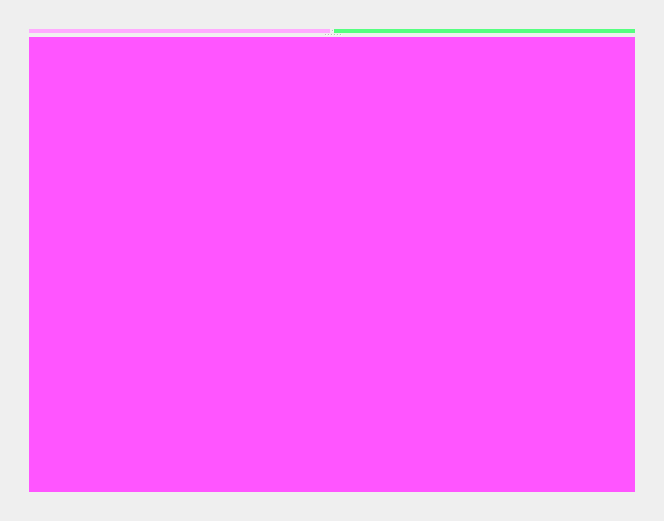
<?xml version="1.0" encoding="UTF-8"?>
<ui version="4.0">
 <class>Form</class>
 <widget class="QWidget" name="Form">
  <property name="geometry">
   <rect>
    <x>0</x>
    <y>0</y>
    <width>664</width>
    <height>521</height>
   </rect>
  </property>
  <property name="windowTitle">
   <string>Form</string>
  </property>
  <layout class="QGridLayout" name="gridLayout">
   <item row="0" column="0">
    <widget class="QWidget" name="widget" native="true">
     <layout class="QGridLayout" name="gridLayout_2">
      <item row="0" column="0">
       <widget class="QWidget" name="widget_2" native="true">
        <layout class="QGridLayout" name="gridLayout_3">
         <item row="0" column="0">
          <widget class="QSplitter" name="splitter_2">
           <property name="orientation">
            <enum>Qt::Vertical</enum>
           </property>
           <widget class="QSplitter" name="splitter">
            <property name="orientation">
             <enum>Qt::Horizontal</enum>
            </property>
            <widget class="QWidget" name="widget_3" native="true">
             <property name="styleSheet">
              <string notr="true">background-color: rgb(255, 170, 255);</string>
             </property>
            </widget>
            <widget class="QWidget" name="widget_4" native="true">
             <property name="styleSheet">
              <string notr="true">background-color: rgb(85, 255, 127);</string>
             </property>
            </widget>
           </widget>
           <widget class="QWidget" name="widget_5" native="true">
            <property name="styleSheet">
             <string notr="true">background-color: rgb(255, 85, 255);</string>
            </property>
           </widget>
          </widget>
         </item>
        </layout>
       </widget>
      </item>
     </layout>
    </widget>
   </item>
  </layout>
 </widget>
 <resources/>
 <connections/>
</ui>
